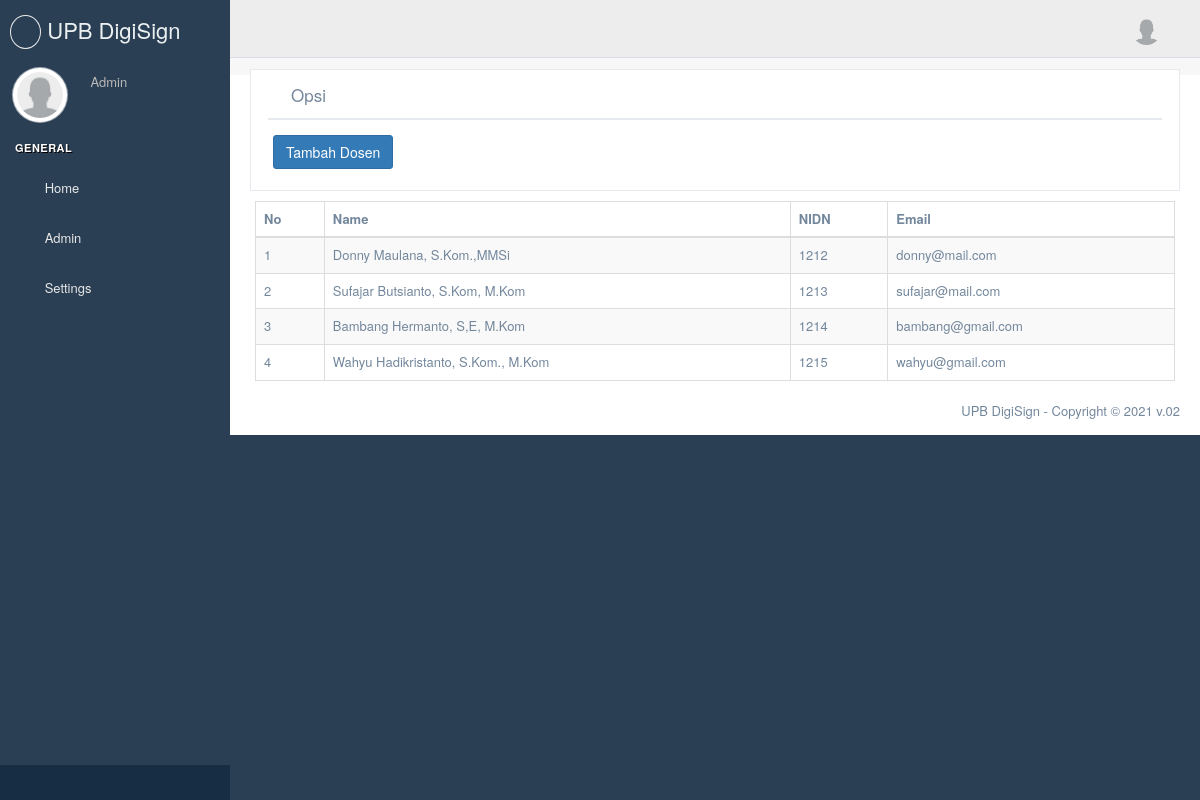
Page /admin/data_dosen (signed in) on the committed database.
### app/models/Users.py (models this page shows, shortened)
class User(UserMixin, db.Model):
    __tablename__ = 'users'
    id = db.Column(db.Integer, primary_key=True)
    email = db.Column(db.String(64), unique=True, index=True)
    nomor = db.Column(db.String(64), unique=True, index=True)
    name = db.Column(db.String(64), index=True)
    p_profile = db.Column(db.String(128), index=True)
    signature = db.Column(db.String(128), index=True)
    sertifikat = db.Column(db.String(128), index=True)
    key_sertifikat = db.Column(db.String(128), index=True)
    password_sertifikat = db.Column(db.String(128))
    password_hash = db.Column(db.String(128))
    role_id = db.Column(db.Integer, db.ForeignKey('roles.id'))
    confirmed = db.Column(db.Boolean, default=False)
    doc =  db.relationship('fileModel', backref='doc', lazy='dynamic')#child of doc
    skrip =  db.relationship('Skripsi', backref='skrip', lazy='dynamic')#child of doc
    @property
    def password(self):
        raise AttributeError('password is not a readable attribute')
    def can(self, perm):
        return self.role is not None and self.role.has_permission(perm)

### app/routes.py (the view)
@app.route('/admin/data_dosen')
@login_required
@check_confirmed
@permission_required(Permission.ADMIN)
def all_dosen():
    dosen = User.query.filter_by(role_id=2)
    return render_template('admin/data_dosen/index.html', data = dosen)

### app/models/Users.py (called while the page is built)
@login_manager.user_loader
def load_user(user_id):
    return User.query.get(int(user_id))

    def has_permission(self, perm):
        return self.permissions & perm == perm

### app/templates/admin/data_dosen/index.html (shortened to what this page needs)
{% extends "base_site.html" %}  {% block stylesheets %} {{ super() }} {% endblock stylesheets %} {%
block content %}
<div class="right_col" role="main">
  <div class="">
      <div class="page-title">
          <div class="col-md-12">
      </div>
      <div class="x_panel">
        <div class="x_title">
          <h2><i class="fa fa-cog"></i> Opsi</h2>
          <ul class="nav navbar-right panel_toolbox">
            <li><a class="collapse-link"><i class="fa fa-chevron-up"></i></a>
            </li>
            <li class="dropdown">
              <a href="#" class="dropdown-toggle" data-toggle="dropdown" role="button" aria-haspopup="true" aria-expanded="false"><i class="fa fa-wrench"></i></a>
            </li>
            <li><a class="close-link"><i class="fa fa-close"></i></a>
            </li>
          </ul>
          <div class="clearfix"></div>
        </div>
        <div class="x_content">
          <button type="button" class="btn btn-primary" data-toggle="modal" data-target=".bs-example-modal-lg">Tambah Dosen</button>
        </div>
      </div>
      <div class="row">
        <div class="row">
          <div class="col-sm-12">
            <div class="card-box table-responsive">
              <div id="datatable-buttons_wrapper" class="dataTables_wrapper container-fluid dt-bootstrap no-footer">
                <table id="datatable-buttons" class="table table-striped table-bordered dataTable no-footer dtr-inline"
                  style="width: 100%;" role="grid" aria-describedby="datatable-buttons_info">
                  <thead>
                    <tr role="row">
                      <th>No</th>
                      <th >Name
                      </th>
                      <th >NIDN</th>
                      <th >Email</th>
                    </tr>
                  </thead>
                  <tbody>
                    {% for i in data %}
                    <tr role="row" class="odd">
                      <td>{{loop.index}}</td>
                      <td tabindex="0" class="sorting_1">{{i.name}}</td>
                      <td>{{i.nomor}}</td>
                      <td>{{i.email}}</td>
                    </tr>
                   {% endfor %}
                  </tbody>
                </table>
                </div>
              </div>
            </div>
          </div>
        </div>
      </div>
    </div>
</div>
{% endblock content %}

### app/templates/base_site.html (shortened to what this page needs)
<!DOCTYPE html>
<html lang="en">
  <head>
    {% block head %}
    <link
      rel="stylesheet"
      href="http://code.jquery.com/ui/1.12.1/themes/base/jquery-ui.css"
    />
    {% block stylesheets %}
    <link
      href="{{ url_for('static', filename='vendors/bootstrap/dist/css/bootstrap.min.css') }}"
      rel="stylesheet"
    />
    <link
      href="{{ url_for('static', filename='vendors/font-awesome/css/font-awesome.min.css') }}"
      rel="stylesheet"
    />
    <link
      href="{{ url_for('static', filename='vendors/font-awesome/css/all.min.css') }}"
      rel="stylesheet"
      type="text/css"
    />
    <link
      href="{{ url_for('static', filename='vendors/nprogress/nprogress.css') }}"
      rel="stylesheet"
    />
    <link
      href="{{ url_for('static', filename='vendors/bootstrap-daterangepicker/daterangepicker.css') }}"
      rel="stylesheet"
    />
    <link
      href="{{ url_for('static', filename='vendors/iCheck/skins/flat/green.css') }}"
      rel="stylesheet"
    />
    <link
      href="{{ url_for('static', filename='vendors/bootstrap-progressbar/css/bootstrap-progressbar-3.3.4.min.css') }}"
      rel="stylesheet"
    />
    <link
      href="{{ url_for('static', filename='vendors/jqvmap/dist/jqvmap.min.css') }}"
      rel="stylesheet"
    />
    {% endblock stylesheets %}
    <link
      href="{{ url_for('static', filename='build/css/custom.css') }}"
      rel="stylesheet"
    />
    {% endblock head %}
  </head>
  <body class="{% block body_class %}nav-md {% endblock body_class %}">
    {% block body %}
    <div class="container body">
      <div class="main_container">
        {% block sidebar %}
        <div
          class="col-md-3 left_col {% block sidebar_class %} {% endblock sidebar_class %}"
        >
          {% include "site_template/sidebar.html" %}
        </div>
        {% endblock sidebar %} {% block top_navigation %}
        <div class="top_nav">
          {% include "site_template/top_navigation.html" %}
        </div>
        {% endblock top_navigation %} {% block content %}{% endblock content %} {% block footer %}
        <footer>{% include "site_template/footer.html" %}</footer>
        {% endblock footer %}
      </div>
    </div>
    {% endblock body %}
  </body>
</html>

### app/templates/site_template/sidebar.html (shortened to what this page needs)
<div class="left_col scroll-view">
  <div class="navbar nav_title" style="border: 0">
    <a href="" class="site_title">
      <i class="fas fa-signature"></i> <span>UPB DigiSign</span></a
    >
  </div>
  <div class="profile clearfix">
    <div class="profile_pic">
      {% if current_user.p_profile is none %}
      <img
        src="{{ url_for('static', filename='images/user.png')}}"
        alt="..."
        class="img-circle profile_img"
      />
      {% else %}
      <img
        src="{{ url_for('static', filename='uploads/photos/')}}{{ current_user.p_profile }}"
        alt="..."
        class="img-circle profile_img"
      />
      {% endif %}
    </div>
    <div class="profile_info">
      <span>{{ current_user.name }}</span>
    </div>
  </div>
  <br />
  <div id="sidebar-menu" class="main_menu_side hidden-print main_menu">
    <div class="menu_section">
      <h3>General</h3>
      <ul class="nav side-menu">
        <li>
          <a href="/dashboard"><i class="fa fa-home"></i> Home </a>
        </li>
         {% if current_user.role.name=='Administrator' %}
        <li>
          <a
            ><i class="fa fa-user"></i> Admin
            <span class="fa fa-chevron-down"></span
          ></a>
        </li>
        {% endif %}
        <li>
          <a href="#"
            ><i class="fa fa-gear"></i> Settings
            <span class="fa fa-chevron-down"></span>
          </a>
        </li>
      </ul>
    </div>
  </div>
  <div class="sidebar-footer hidden-small">
    <a data-toggle="tooltip" data-placement="top" title="Settings">
      <span class="glyphicon glyphicon-cog" aria-hidden="true"></span>
    </a>
    <a data-toggle="tooltip" data-placement="top" title="FullScreen">
      <span class="glyphicon glyphicon-fullscreen" aria-hidden="true"></span>
    </a>
    <a data-toggle="tooltip" data-placement="top" title="Lock">
      <span class="glyphicon glyphicon-eye-close" aria-hidden="true"></span>
    </a>
    <a
      data-toggle="tooltip"
      data-placement="top"
      title="Logout"
      href="{{ url_for('logout') }}"
    >
      <span class="glyphicon glyphicon-off" aria-hidden="true"></span>
    </a>
  </div>
</div>

### app/templates/site_template/top_navigation.html (shortened to what this page needs)
<div class="nav_menu">
  <nav>
    <div class="nav toggle">
      <a id="menu_toggle"><i class="fa fa-bars"></i></a>
    </div>
    <ul class="nav navbar-nav navbar-right">
      <li class="">
        <a
          href="javascript:;"
          class="user-profile dropdown-toggle"
          data-toggle="dropdown"
          aria-expanded="false"
        >
          {% if current_user.p_profile is none %}
          <img
            src="{{ url_for('static', filename='images/user.png')}}"
            alt=""
          />
          {% else %}
          <img
            src="{{ url_for('static', filename='uploads/photos/')}}{{ current_user.p_profile }}"
            alt=""
          />
          {% endif %}
          <span class="fa fa-angle-down"></span>
        </a>
      </li>
    </ul>
  </nav>
</div>

### app/templates/site_template/footer.html (shortened to what this page needs)
<div class="pull-right">
  UPB DigiSign - Copyright ©
  v.02
</div>
<div class="clearfix"></div>

### rows in the picture
User: name "Admin"
User: name "Donny Maulana, S.Kom.,MMSi", nomor "1212", email "donny@mail.com"
User: name "Sufajar Butsianto, S.Kom, M.Kom", nomor "1213", email "sufajar@mail.com"
User: name "Bambang Hermanto, S,E, M.Kom", nomor "1214", email "bambang@gmail.com"
User: name "Wahyu Hadikristanto, S.Kom., M.Kom", nomor "1215", email "wahyu@gmail.com"
